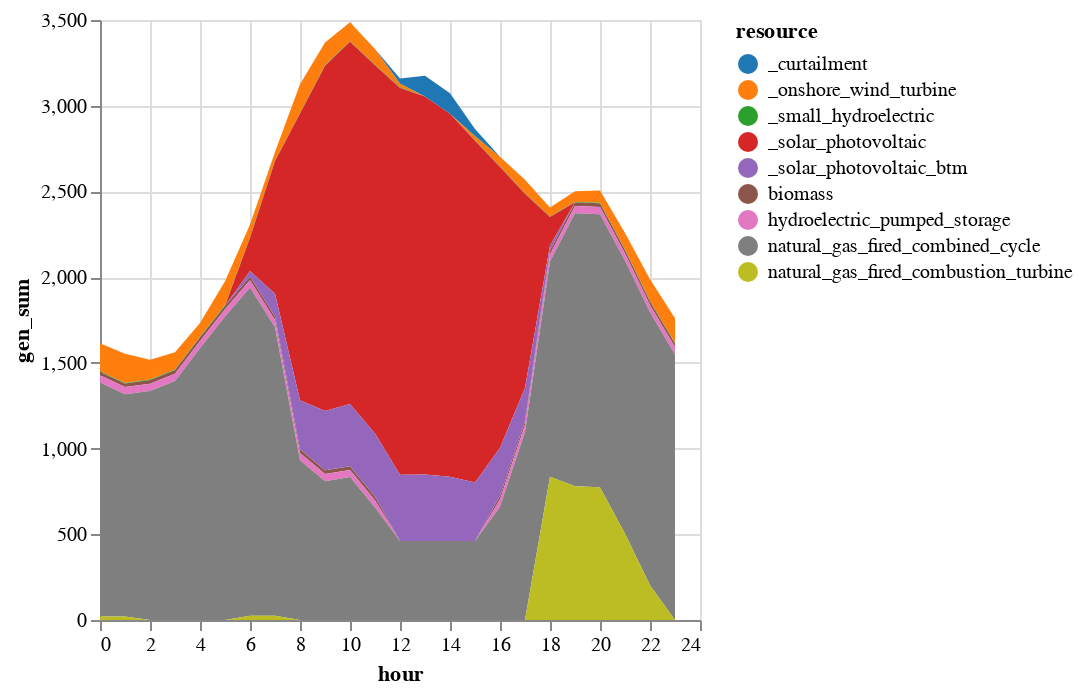

This figure's notebook cell:
### Code cell
# Add in BTM solar and curtailment and plot results

sol_gen = innerjoin(solution.gen, 
                    gen_df[!, [:r_id, :resource]], 
                    on = :r_id)
sol_gen = combine(groupby(sol_gen, [:resource, :hour]), 
            :gen => sum)

# Rename generators (for plotting purposes)
sol_gen[sol_gen.resource .== "solar_photovoltaic", :resource] .= "_solar_photovoltaic"
sol_gen[sol_gen.resource .== "onshore_wind_turbine", :resource] .= "_onshore_wind_turbine"
sol_gen[sol_gen.resource .== "small_hydroelectric", :resource] .= "_small_hydroelectric"

# BTM solar
btm = DataFrame(resource = repeat(["_solar_photovoltaic_btm"]; outer=length(T_period)), 
    hour = T_period,
    gen_sum = gen_variable_multi[gen_variable_multi.gen_full .== "wec_sdge_solar_photovoltaic_1.0",:cf] * 600)
append!(sol_gen, btm)

# Curtailment
curtail = combine(groupby(solution.curtail, [:hour]),
            :curt => sum)
curtail[!, :resource] .= "_curtailment"
rename!(curtail, :curt_sum => :gen_sum)
append!(sol_gen, curtail[:,[:resource, :hour, :gen_sum]])

# Rescale hours
sol_gen.hour = sol_gen.hour .- T_period[1]

sol_gen |>
@vlplot(:area, 
    x=:hour, y={:gen_sum, stack=:zero}, 
    color={"resource:n", scale={scheme="category10"}})

### Figure 1 — Vega-Lite specification as saved in the notebook (floating-point values rounded to 4 significant figures; data arrays with more than 128 entries replaced by an {"elided": "..."} marker saying what was removed)
{"data": {"values": {"elided": "216 records"}}, "encoding": {"color": {"field": "resource", "scale": {"scheme": "category10"}, "type": "nominal"}, "x": {"field": "hour", "type": "quantitative"}, "y": {"field": "gen_sum", "stack": "zero", "type": "quantitative"}}, "mark": "area"}
